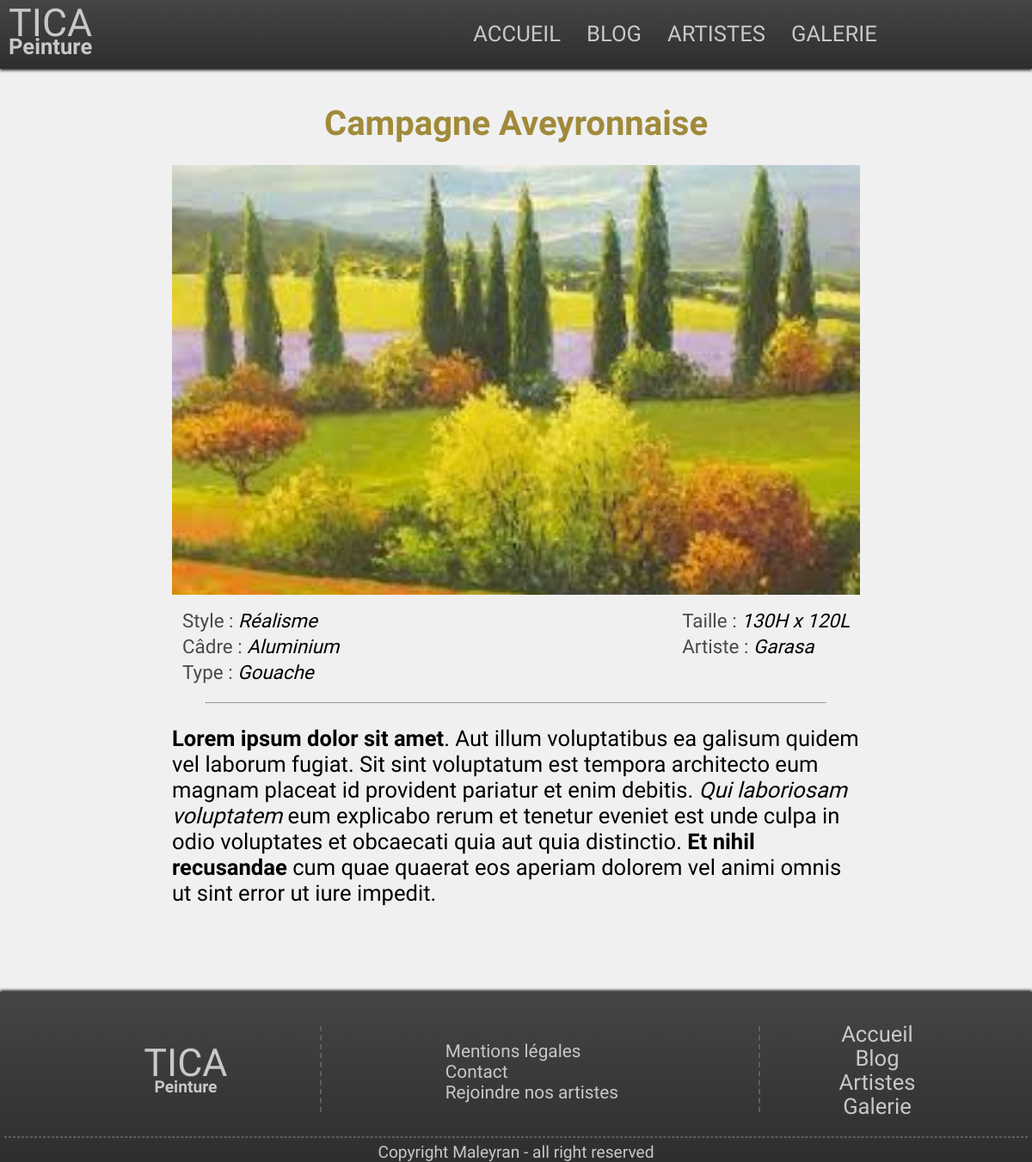
Page /index.php?action=peinture&id=27 on the committed database.
### tables this page shows
CREATE TABLE `paints` (
  `id` int(11) NOT NULL,
  `name` varchar(255) NOT NULL,
  `description` text NOT NULL,
  `img-url` varchar(255) NOT NULL,
  `dimensionH` int(11) NOT NULL,
  `dimensionL` int(11) NOT NULL,
  `PaintsFrames` int(11) NOT NULL DEFAULT 2,
  `PaintsPainters` int(11) NOT NULL,
  `PaintsStyle` int(11) NOT NULL,
  `PaintsType` int(11) NOT NULL
);

CREATE TABLE `styles` (
  `id` int(11) NOT NULL,
  `name` varchar(100) DEFAULT NULL
);

CREATE TABLE `frames` (
  `id` int(11) NOT NULL,
  `name` varchar(255) NOT NULL
);

CREATE TABLE `types` (
  `id` int(11) NOT NULL,
  `name` varchar(100) NOT NULL
);

CREATE TABLE `painters` (
  `id` int(11) NOT NULL,
  `name` varchar(255) NOT NULL,
  `photo-url` varchar(255) NOT NULL,
  `Content` longtext NOT NULL
);

### app/Controllers/PaintController.php (called while the page is built, shortened)
<?php
class PaintController
{
    public function peinturePageFront($idPaint)
    {
        $paintData = new \Projet\Models\PaintModel();
        $paint = $paintData->getGaleriePaint($idPaint);
        require 'app/Views/Front/peinture.php';
    }
}

### app/Models/PaintModel.php (called while the page is built, shortened)
<?php
class PaintModel extends Manager
{
    public function getGaleriePaint($idpaint)
    {
        $bdd = $this->dbConnection();
        $data = $bdd->prepare('SELECT paints.id as paintid, paints.name as paintname, `img-url`, dimensionH,
                            dimensionL, frames.name as framename, painters.name as paintername, description,
                             styles.name as stylename,
                            types.name as typename
                            FROM paints, painters, frames, styles, types
                            WHERE PaintsFrames = frames.id AND PaintsPainters = painters.id
                            AND PaintsStyle = styles.id AND PaintsType = types.id
                            AND paints.id = :idpaint ORDER BY paints.id DESC');
        $data->execute(array('idpaint' => $idpaint));
        return $data->fetch();
    }
}

### app/Views/Front/peinture.php (the view)
<?php
require_once 'app/Views/Front/header.php';
?>
<main id="page-solo" class="container pagepadding-top">
    <article id="article-solo">
        <h1><?= $paint['paintname']?></h1>
        <img src="<?= $paint['img-url']?>" alt="<?= $paint['paintname']?>">
        <div id="contenu-solo">
            <div id="infos-solo-paint">
                <div>
                    <p><span>Style : </span><?= $paint['stylename']?></p>
                    <p><span>Câdre : </span><?= $paint['framename']?></p>
                    <p><span>Type : </span><?= $paint['typename']?></p>
                </div>
                <div>
                    <p><span>Taille : </span><?= $paint['dimensionH']?>H x <?= $paint['dimensionL'] ?>L</p>
                    <p><span>Artiste : </span><?= $paint['paintername']?></p>
                </div>
            </div>
            <hr>
            <div id="content-solo">
                <?= $paint['description']?>
            </div>
        </div>
    </article>
</main>
<?php
require_once 'app/Views/Front/footer.php'
?>

### app/Public/Front/css/style.css (style rules this page uses)
* { margin: 0; padding: 0; }
body { font-family: 'Raleway', sans-serif; font-size: 1.4rem; background-color: #F0F0F0; }
.container { max-width: 1200px; margin: 0 auto; }
.pagepadding-top { padding-top: 120px; }
h1 { font-size: 2.2rem; color: #a08a3a; }
hr { width: 270px; margin: auto; margin-top: 50px; color: #909090; }
#page-solo { text-align: center; }
#page-solo h1 { margin-bottom: 15px; }
#page-solo #article-solo img { max-width: 800px; max-height: 500px; object-fit: cover; margin-top: 10px; width: 95%; }
#page-solo #contenu-solo { text-align: left; max-width: 800px; margin: 10px auto; width: 95%; }
#page-solo #contenu-solo hr { width: 90%; color: #E3D6A5; margin-top: 20px; }
#page-solo #contenu-solo #content-solo { margin-top: 25px; font-size: 1.2rem; }
#page-solo #infos-solo-paint { display: flex; justify-content: space-between; padding: 0 10px; margin-top: 10px; font-size: 1.1rem; font-style: italic; }
#page-solo #infos-solo-paint span { font-style: normal; color: rgb(73, 73, 73); }
#page-solo #infos-solo-paint p { padding: 2px; }
::placeholder { color: #858585; }
@media screen and (min-width: 400px) { hr { width: 400px; } }
@media screen and (min-width: 400px) { #page-solo #infos-solo-paint { font-size: 1.3rem; } }
@media screen and (min-width: 600px) { #page-solo #contenu-solo #content-solo { font-size: 1.6rem; } }
@media screen and (min-width: 600px) { #page-solo #infos-solo-paint { font-size: 1.4rem; } }
@media screen and (min-width: 720px) { h1 { font-size: 2.5rem; } }

### rows in the picture
paints: name "Campagne Aveyronnaise", value (picture), PaintsStyle.name "Réalisme", PaintsFrames.name "Aluminium", PaintsType.name "Gouache", dimensionH "130", dimensionL "120", PaintsPainters.name "Garasa", description "Lorem ipsum dolor sit amet . Aut illum voluptatibus ea galisum quidem vel laborum fugiat. Sit sint voluptatum est tempora architecto eum magnam placeat id provident pariatur et enim debitis. Qui laboriosam voluptatem eum explicabo rerum et tenetur eveniet est unde culpa in odio voluptates et obcaecati quia aut quia distinctio. Et nihil recusandae cum quae quaerat eos aperiam dolorem vel animi omnis ut sint error ut iure impedit."
